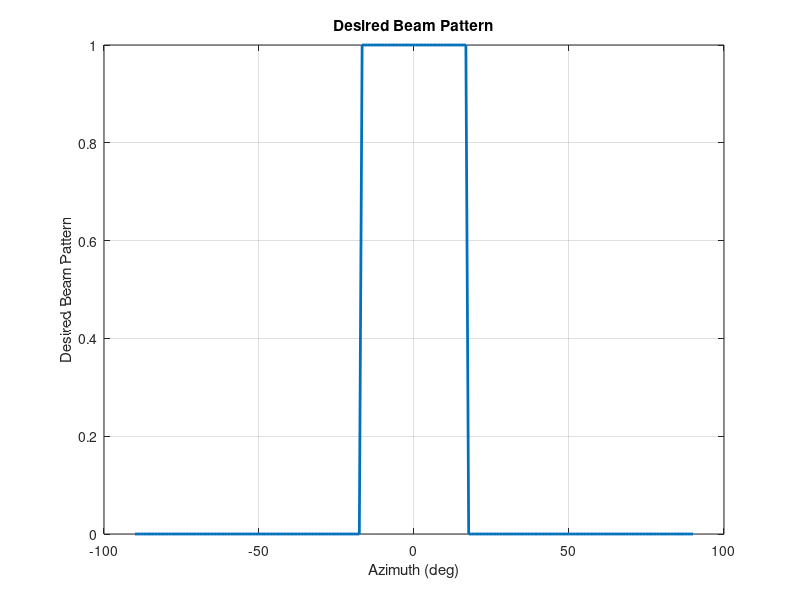

MATLAB code for this plot: (Note: this script raises an error after producing the figure.)
clc;
clear all;
close all;
addpath('./functions');

rng('default');

N = 10;
d = 0.5;
lambda = 2 * d;
Pt = 10;

% ULA 一维阵元位置，单位为 wavelength
pos = ((0:N-1) - (N-1) / 2) * d;
% pos = (0:N-1) * d;
normalizedPos = pos / lambda;

% Targets of interest
theta_est = 0;

theta_grid = linspace(-90, 90, 200);
beamwidth = 35;

% Desired beam pattern
P_des = zeros(size(theta_grid));
idx = false(size(theta_grid));
for i = 1:numel(theta_est)
    idx = idx | theta_grid >= theta_est(i) - beamwidth / 2 & theta_grid <= theta_est(i) + beamwidth / 2;
end
P_des(idx) = 1;

figure(1);
plot(theta_grid, P_des, 'LineWidth', 2);
xlabel('Azimuth (deg)');
ylabel('Desired Beam Pattern');
title('Desired Beam Pattern');
grid on;

A = steeringMatrixULA1D(normalizedPos, theta_grid);
%% A. Squared Error Optimization
Rmmse = helperMMSECovariance(normalizedPos, P_des, theta_grid);
Rmmse = Rmmse * (Pt/N);
P_mmse = abs(diag(A'*Rmmse*A))/(4*pi);

fprintf('trace(Rmmse) = %.6f\n',  trace(Rmmse));

%% A. Squared Error Optimization, 不用 cos(theta) 权重，不做积分归一化，不用 barrier/Newton，直接 CVX 最小化二范数。
[Rmmse1, b] = helperMMSECovariance_direct(normalizedPos, P_des, theta_grid, Pt);
P_mmse1 = abs(diag(A'*Rmmse1*A))/(4*pi);
fprintf('trace(Rmmse1) = %.6f\n',  trace(Rmmse1));

%% B. Maximum Error Optimization
Rminmax = helperMinMaxCovariance(normalizedPos, P_des, theta_grid);
Rminmax = Rminmax * (Pt/N);
P_minmax = abs(diag(A'*Rminmax*A))/(4*pi);

fprintf('trace(Rminmax) = %.6f\n',  trace(Rminmax));

%% Plot Fig
figure(1);
plot(theta_grid, 10 * log10(P_des / max(P_des) + eps), 'LineStyle', '--', 'LineWidth', 2, 'Color', 'k'); hold on;
plot(theta_grid, 10 * log10(P_mmse / max(P_mmse) + eps), 'LineStyle', '--', 'LineWidth', 2, 'Color', 'r'); hold on;
plot(theta_grid, 10 * log10(P_mmse1 / max(P_mmse1) + eps), 'LineStyle', '--', 'LineWidth', 2, 'Color', 'c'); hold on;
plot(theta_grid, 10 * log10(P_minmax / max(P_minmax) + eps), 'LineStyle', '-', 'LineWidth', 2, 'Color', 'b');
xlabel('Azimuth (deg)');
ylabel('Normalized (dB)');
legend('Desired', 'SquaredErrorOptimization', 'myMMSE', 'MaximumErrorOptimization');
ylim([-40 5]);
title('Transmit Beam Pattern');
grid on;


%% 

%===========================================
width = 8;%设置图宽，这个不用改
height = 6;%设置图高，这个不用改
fontsize = 18;%设置图中字体大小
linewidth = 2;%设置线宽，一般大小为2，好看些。1是默认大小
markersize = 10;%标记的大小，按照个人喜好设置。

set(groot, 'defaultAxesFontName', 'Times New Roman');
set(groot, 'defaultTextFontName', 'Times New Roman');
set(groot, 'defaultLegendFontName', 'Times New Roman');
%%========================================================================================
%    开始画图
%%========================================================================================

figure(2);
% fig(h, 'units','inches','width',width, 'height', height, 'font','Times New Roman','fontsize',fontsize);%这是用于裁剪figure的。需要把fig.m文件放在一个文件夹中

%颜色集合，这是默认的八种颜色，颜色的数量可以更改0.101785714285714 0.1699604743083 0.380357142857143 0.798418972332016
ColorSet = [
0       0       0   % 黑色
1       0       0      % 红色
0       0       1      % 蓝色
0       0.5     0   % 深绿色
1       0.75    0.8 % 粉色
0.5     0       0.5  % 紫色
0.5     0.5     0   % 橄榄绿
0       0       0.5 % 深蓝色
0       1       0      % 绿色
1       0       1      % 洋红色
0       1       1      % 青色
1       0.5     0      % 橙色
0.6     0.3     0   % 棕色
0       0       0
0.5     0       0   % 深红色
0.5     0.5     0.5 % 灰色
    ];
%设置循环使用的颜色集合
set(gcf, 'DefaultAxesColorOrder', ColorSet);
% gca表示对axes的设置；  gcf表示对figure的设置
set(gcf, 'Units', 'inches');
% set(gcf, 'Position', [0, 0, width, height]);
set(gcf, 'Color', 'white'); % 设置背景是白色的 原先是灰色的 论文里面不好看
set(gcf, 'Renderer', 'painters');
set(gcf, 'PaperUnits', 'inches');
set(gcf, 'PaperPosition', [0, 0, width, height]);
set(gcf, 'PaperSize', [width, height]);
set(gcf, 'PaperPositionMode', 'manual');

P_des_plot = Pt * P_des / (2 * pi * trapz(deg2rad(theta_grid), P_des .* cosd(theta_grid)));
plot(theta_grid, 10 * log10(P_des_plot + eps), 'LineStyle', '-', 'LineWidth', 2, 'Color', 'k'); hold on;
plot(theta_grid, 10 * log10(P_mmse + eps), 'LineStyle', '--', 'LineWidth', 2, 'Color', 'r'); hold on;
p1 = plot(theta_grid, 10 * log10(P_mmse1 + eps), 'LineStyle', '-', 'LineWidth', 2); hold on;
p1.Color = '#A9A9A9';
plot(theta_grid, 10 * log10(P_minmax + eps), 'LineStyle', '-', 'LineWidth', 2, 'Color', 'b');

%-------------------------------------------------------------------

% 设置坐标轴的数字大小，包括xlabel/ylabel文字(坐标轴标注)大小.同时影响图例、标题等,除非它们被单独设置。
% 所以一开始就使用这行先设置刻度字体字号，然后在后面在单独设置坐标轴标注、图例、标题等的 字体字号。
set(gca, 'FontSize',fontsize,'FontName','Times New Roman');

h_legend = legend('Desired', 'SquaredErrorOptimization', 'ProposedSquaredErrorOptim', 'MaximumErrorOptimization', 'Interpreter','latex');  %图例，与上面的曲线先后对应

legendsize = 12;
set(h_legend,'FontName','Times New Roman','FontSize',legendsize,'FontWeight','normal','LineWidth',1,'Location','NorthEast');
set(h_legend,'Interpreter','latex') %  'box','off');
% h_legend.Interpreter = 'latex';
labelsize = 18;
xlabel('$\theta^{\circ}$','FontName','Times New Roman','FontSize',labelsize,'FontWeight','normal','Color','k','Interpreter','latex');%横坐标标号,坐标轴label字体、字体大小
ylabel('Beampattern (dB)','FontName','Times New Roman','FontSize',labelsize,'FontWeight','normal','Color','k','Interpreter','latex');%纵坐标标号，坐标轴label字体、字体大小

axis([-90 90 -40 10]);         % 横纵坐标范围

%----- Grid 设置----------------
grid on;
set(gca,'GridLineStyle', '--', 'Gridalpha',0.2, 'LineWidth', 1, 'GridLineWidth', 0.5, 'Layer','bottom');

%--------- savefig-------------
set(gca, 'Units', 'normalized');
set(gca, 'Position', [0.11, 0.12, 0.87, 0.86]);

print(gcf, 'Fig_3_1.pdf', '-dpdf', '-vector');
